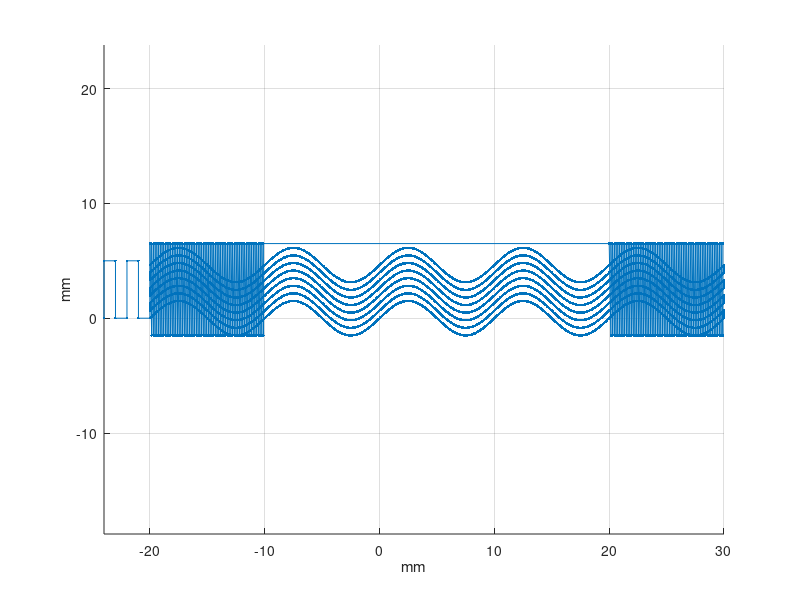

This figure's MATLAB source:
%Description: This script generates a txt file that can be used as gcode
%to generate the route of the nozzle to print a sinusoidal fiber patch.
%Written by Diego Quevedo-Moreno (07/08/2020)
clc, clear all, close all
yv=linspace(0,10*pi,500);
Ns=1;%Number of Samples
A=1.5;%Amplitude(mm)
P=.25;%Density 
WL=(2*pi)/10;%Wave Length(2*pi/WL=wavelength)(mm) 
W=.150;%Fiber Width(mm)
SL=50;%Sample Length(mm)
SW=5;%Sample Width(mm)
nL=10;%#Layers
Lt=.025;%Layer thickness
iL=.1;%Initial Layer Thickness
dp=.05;%Distance Between points
F= 150;%Printing Speed(mm/min)
nf=(SW/W)*P;%#Fibers
% df=(SW-(2*A)-W)/(nf-1);%Distance between fibers
df=(SW-W)/(nf-1);%Distance between fibers
Offset=[-20 0];%%Offset if needed [X Y] (mm)
x=0:dp:SL;
Vy=0:0.01:(SW-(2*A));
for j=1:nf
    if rem(j,2)==0
        for i=1:length(x)
            y(i,j)=A*sin(x(i)*WL)+(j-1)*df;
        end
    else
        for i=1:length(x)
            y(i,j)=A*sin(x(i)*WL)+(j-1)*df;
        end
    end
end
%Sinusoidal Pattern Generator
for j=0:nf-1
    if rem(j,2)==0 %Odd direction 
        for i=1:length(x)
            xt(i+(length(x)*j))=x(i);
            yt(i+(length(x)*j))=y(i,(j+1));
        end
    else %Even direction
        for i=1:length(x)
            xt(i+(length(x)*j))= x((SL/dp+1)-i+1);
            yt(i+(length(x)*j))=y(((SL/dp+1)-i+1),(j+1));
        end
    end
end

%%Skirt 
svx=[-4 -4 -3 -3 -2 -2 -1 -1];
svy=[0 SW SW 0 0 SW SW 0];
svz=[Lt Lt Lt Lt Lt Lt Lt Lt];

xtf=flip(xt);
ytf=flip(yt);
for k=1:nL
    if rem(k,2)==1
        for i=1:length(xt)
            gx(i+length(xt)*(k-1))=xt(i);
            gy(i+length(xt)*(k-1))=yt(i);
            gz(i+length(xt)*(k-1))= k*Lt;
        end
    else
        for i=1:length(xt)
            gx(i+length(xt)*(k-1))=xtf(i);
            gy(i+length(xt)*(k-1))=ytf(i);
            gz(i+length(xt)*(k-1))=k*Lt;
        end
    end
end

%Grip Zone
gzvx=0:W/2:10;
for k=1:2:length(gzvx)
gzx(k)=gzvx(k);
gzy(k)=SW+A;
gzz(k)=Lt*nL;
if k>1
gzx(k-1)=gzvx(k);
gzy(k-1)=-A;
gzz(k-1)=Lt*nL;
end
end

gx=[svx gx gzx gzx+SL-10];
gy=[svy gy gzy gzy];
gz=[svz gz gzz gzz];

% gx=[svx gx];
% gy=[svy gy];
% gz=[svz gz];

 
%%Offset (if needed)
gx=gx + Offset(1);
gy=gy + Offset(2);



for j=1:Ns
    for i=1:length(gx)
        gtx(i+(length(gx)*(j-1)))=gx(i);
        gty(i+(length(gx)*(j-1)))=(gy(i)+(SW+5)*(j-1));
        gtz(i+(length(gx)*(j-1)))=gz(i);
    end 
end
figure
axis equal 
grid on
hold on
plot3(gtx,gty,gtz,'.-');
xlabel('mm');
ylabel('mm');


%% File saving
% Nomenclature
% p(density)_a(amplitude)_size_F(printing speed)_dp(distance between points)_L(# of layers)_#samples_fw(fiber width)_Lt(Layer Thickness)
currentFolder = pwd;
path=strcat(currentFolder,'\SampleTest_p100_a0_7x7mm_F275_dp.5mm_L5_1_fw150_Lt.02mm.gcode');
fid = fopen(path,'w');
fprintf(fid,'F%8.6f\r\n',F);

for j = 1:length(gtx)

    fprintf(fid,'LINEAR X%8.6f Y%8.6f Z%8.6f\r\n',gtx(j),gty(j),gtz(j));

end

fclose('all');
